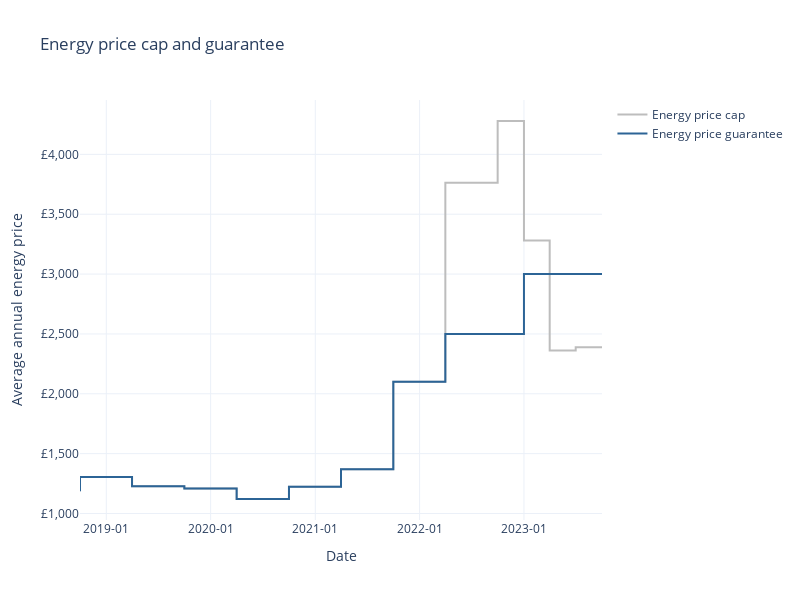

Notebook source saved alongside this figure:
### Markdown cell above
# Energy Price Cap

The [energy price cap](https://www.ofgem.gov.uk/information-consumers/energy-advice-households/check-if-energy-price-cap-affects-you) sets a cap on the standing and unit costs that energy suppliers can charge UK consumers for. It is calculated by Ofgem regularly (historically, every 6 months but every 3 since Q3 2022). This is different than the Energy Price Guarantee (EPG), which was introduced in Q3 2022 and subsidises energy bills for UK households by paying the difference between the energy price capped bill and a set lower amount.

PolicyEngine UK models the EPG as a subsidy that increases the incomes of UK households, using the following methodology:

1. Impute domestic energy consumption to the FRS from the LCFS.
2. Uprate domestic energy consumption using forecast price cap levels from Cornwall Insight.[^1]
3. For each month in a year:
    a. Divide total annual energy consumption with a simple model of seasonality.[^2]
    b. Find the price cap for that month.
    c. Find the price guarantee for that month.
    d. Calculate the relative difference between the price guarantee and the price cap: this is the subsidy rate.
    e. Multiply the subsidy rate by the monthly consumption to get the subsidy amount.
4. Sum total monthly subsidies to get the annual subsidy.

The chart below shows the parameter values for the price cap and price guarantee in PolicyEngine UK.

[^1]: [Cornwall Insight](https://www.cornwall-insight.com) is an energy research and consulting firm that produces public forecasts of Ofgem's energy price cap. They are not affiliated with Ofgem.

[^2]: For this, we use analyses from [this Resolution Foundation report](https://www.resolutionfoundation.org/app/uploads/2022/08/A-chilling-crisis.pdf#page=11).

### Code cell
from policyengine_uk import CountryTaxBenefitSystem
import plotly.express as px
import pandas as pd

system = CountryTaxBenefitSystem()
ofgem = system.parameters.gov.ofgem

df = pd.DataFrame()

df["Date"] = [
    parameter.instant_str for parameter in ofgem.energy_price_cap.values_list
]
df["Energy price cap"] = [
    parameter.value for parameter in ofgem.energy_price_cap.values_list
]
df["Energy price guarantee"] = [
    parameter.value for parameter in ofgem.energy_price_guarantee.values_list
]

px.line(
    df,
    x="Date",
    y=["Energy price cap", "Energy price guarantee"],
    title="Energy price cap and guarantee",
    color_discrete_sequence=["#BDBDBD", "#2C6496"],
).update_layout(
    yaxis_title="Average annual energy price",
    yaxis_tickprefix="£",
    yaxis_tickformat=",.0f",
    xaxis_title="Date",
    xaxis_tickformat="%Y-%m",
    height=600,
    width=800,
    legend_title_text="",
    template="plotly_white",
).update_traces(
    line_shape="hv",
)

### Figure 1 — Plotly figure (JSON) as saved in the notebook; plotly's stock layout.template omitted (floating-point values rounded to 4 significant figures)
{"data": [{"hovertemplate": "variable=Energy price cap<br>Date=%{x}<br>value=%{y}<extra></extra>", "legendgroup": "Energy price cap", "line": {"color": "#BDBDBD", "dash": "solid", "shape": "hv"}, "marker": {"symbol": "circle"}, "mode": "lines", "name": "Energy price cap", "orientation": "v", "showlegend": true, "type": "scatter", "x": ["2023-10-01", "2023-07-01", "2023-04-01", "2023-01-01", "2022-10-01", "2022-04-01", "2021-10-01", "2021-04-01", "2020-10-01", "2020-04-01", "2019-10-01", "2019-04-01", "2018-10-01"], "xaxis": "x", "y": [2389, 2362, 3280, 4279, 3764, 2100, 1370, 1223, 1121, 1209, 1227, 1305, 1186], "yaxis": "y"}, {"hovertemplate": "variable=Energy price guarantee<br>Date=%{x}<br>value=%{y}<extra></extra>", "legendgroup": "Energy price guarantee", "line": {"color": "#2C6496", "dash": "solid", "shape": "hv"}, "marker": {"symbol": "circle"}, "mode": "lines", "name": "Energy price guarantee", "orientation": "v", "showlegend": true, "type": "scatter", "x": ["2023-10-01", "2023-07-01", "2023-04-01", "2023-01-01", "2022-10-01", "2022-04-01", "2021-10-01", "2021-04-01", "2020-10-01", "2020-04-01", "2019-10-01", "2019-04-01", "2018-10-01"], "xaxis": "x", "y": [3000, 3000, 3000, 2500, 2500, 2100, 1370, 1223, 1121, 1209, 1227, 1305, 1186], "yaxis": "y"}], "layout": {"height": 600, "legend": {"title": {"text": ""}, "tracegroupgap": 0}, "title": {"text": "Energy price cap and guarantee"}, "width": 800, "xaxis": {"anchor": "y", "domain": [0, 1], "tickformat": "%Y-%m", "title": {"text": "Date"}}, "yaxis": {"anchor": "x", "domain": [0, 1], "tickformat": ",.0f", "tickprefix": "£", "title": {"text": "Average annual energy price"}}}}
